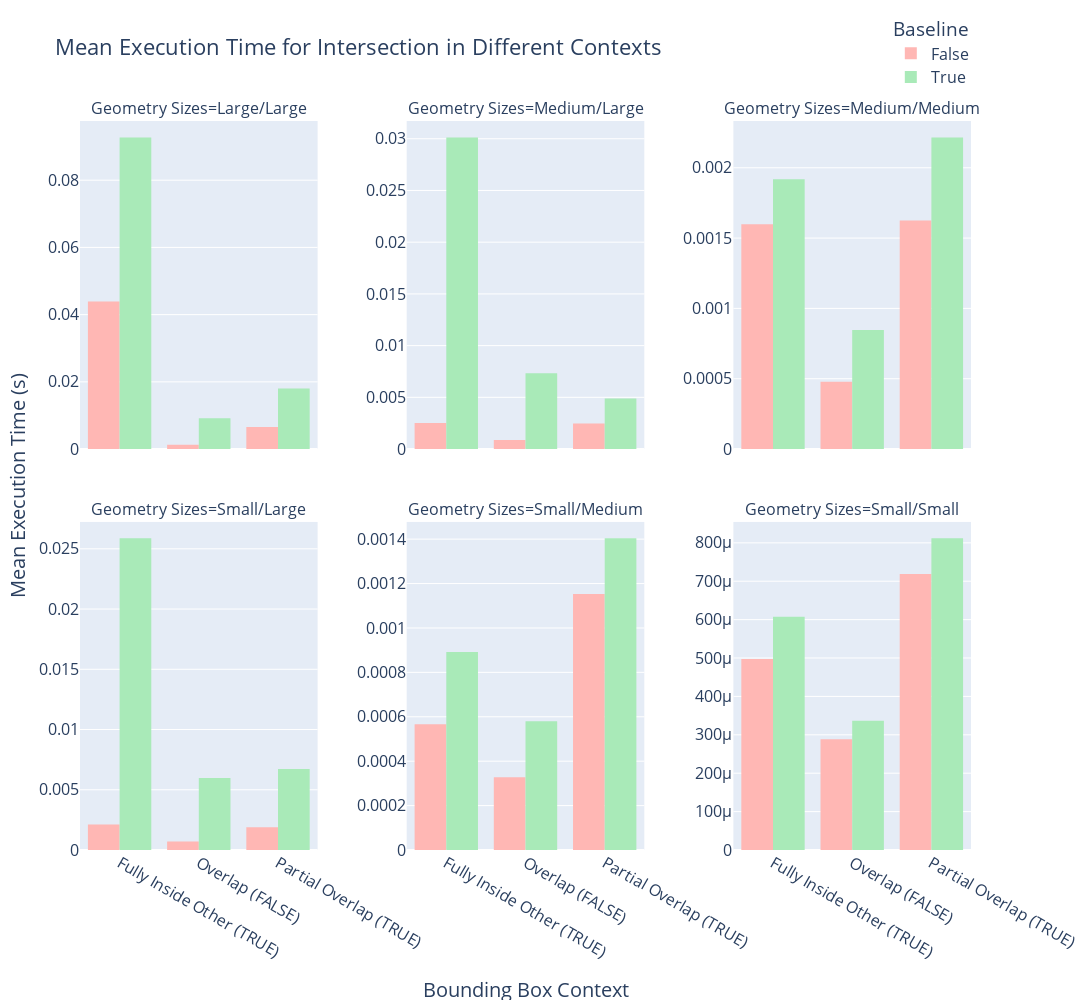

Notebook code for this chart:
### Code cell
total_time_df = stats_df[['context', 'total_time', 'sizes', 'baseline', 'predicate', 'decomp']]
plot_total_time_bars(total_time_df, is_predicate=False, size_cat_excl=[], log_scale=False) #

### Figure 1 — Plotly figure (JSON) as saved in the notebook; plotly's stock layout.template omitted (floating-point values rounded to 4 significant figures)
{"data": [{"alignmentgroup": "True", "bingroup": "x", "histfunc": "avg", "hovertemplate": "Baseline=False<br>Geometry Sizes=Large/Large<br>Context=%{x}<br>avg of total_time=%{y}<extra></extra>", "legendgroup": "False", "marker": {"color": "rgb(255,183,180)", "pattern": {"shape": ""}}, "name": "False", "offsetgroup": "False", "orientation": "v", "showlegend": true, "type": "histogram", "x": ["Fully Inside Other (TRUE)", "Overlap (FALSE)", "Partial Overlap (TRUE)"], "xaxis": "x4", "y": [0.04392, 0.001264, 0.006591], "yaxis": "y4"}, {"alignmentgroup": "True", "bingroup": "x", "histfunc": "avg", "hovertemplate": "Baseline=False<br>Geometry Sizes=Medium/Large<br>Context=%{x}<br>avg of total_time=%{y}<extra></extra>", "legendgroup": "False", "marker": {"color": "rgb(255,183,180)", "pattern": {"shape": ""}}, "name": "False", "offsetgroup": "False", "orientation": "v", "showlegend": false, "type": "histogram", "x": ["Fully Inside Other (TRUE)", "Overlap (FALSE)", "Partial Overlap (TRUE)"], "xaxis": "x5", "y": [0.002511, 0.000863, 0.002474], "yaxis": "y5"}, {"alignmentgroup": "True", "bingroup": "x", "histfunc": "avg", "hovertemplate": "Baseline=False<br>Geometry Sizes=Medium/Medium<br>Context=%{x}<br>avg of total_time=%{y}<extra></extra>", "legendgroup": "False", "marker": {"color": "rgb(255,183,180)", "pattern": {"shape": ""}}, "name": "False", "offsetgroup": "False", "orientation": "v", "showlegend": false, "type": "histogram", "x": ["Fully Inside Other (TRUE)", "Overlap (FALSE)", "Partial Overlap (TRUE)"], "xaxis": "x6", "y": [0.001598, 0.000479, 0.001625], "yaxis": "y6"}, {"alignmentgroup": "True", "bingroup": "x", "histfunc": "avg", "hovertemplate": "Baseline=False<br>Geometry Sizes=Small/Large<br>Context=%{x}<br>avg of total_time=%{y}<extra></extra>", "legendgroup": "False", "marker": {"color": "rgb(255,183,180)", "pattern": {"shape": ""}}, "name": "False", "offsetgroup": "False", "orientation": "v", "showlegend": false, "type": "histogram", "x": ["Fully Inside Other (TRUE)", "Overlap (FALSE)", "Partial Overlap (TRUE)"], "xaxis": "x", "y": [0.002106, 0.0006995, 0.001882], "yaxis": "y"}, {"alignmentgroup": "True", "bingroup": "x", "histfunc": "avg", "hovertemplate": "Baseline=False<br>Geometry Sizes=Small/Medium<br>Context=%{x}<br>avg of total_time=%{y}<extra></extra>", "legendgroup": "False", "marker": {"color": "rgb(255,183,180)", "pattern": {"shape": ""}}, "name": "False", "offsetgroup": "False", "orientation": "v", "showlegend": false, "type": "histogram", "x": ["Fully Inside Other (TRUE)", "Overlap (FALSE)", "Partial Overlap (TRUE)"], "xaxis": "x2", "y": [0.0005667, 0.0003275, 0.001153], "yaxis": "y2"}, {"alignmentgroup": "True", "bingroup": "x", "histfunc": "avg", "hovertemplate": "Baseline=False<br>Geometry Sizes=Small/Small<br>Context=%{x}<br>avg of total_time=%{y}<extra></extra>", "legendgroup": "False", "marker": {"color": "rgb(255,183,180)", "pattern": {"shape": ""}}, "name": "False", "offsetgroup": "False", "orientation": "v", "showlegend": false, "type": "histogram", "x": ["Fully Inside Other (TRUE)", "Overlap (FALSE)", "Partial Overlap (TRUE)"], "xaxis": "x3", "y": [0.0004976, 0.0002882, 0.0007187], "yaxis": "y3"}, {"alignmentgroup": "True", "bingroup": "x", "histfunc": "avg", "hovertemplate": "Baseline=True<br>Geometry Sizes=Large/Large<br>Context=%{x}<br>avg of total_time=%{y}<extra></extra>", "legendgroup": "True", "marker": {"color": "rgb(169,234,184)", "pattern": {"shape": ""}}, "name": "True", "offsetgroup": "True", "orientation": "v", "showlegend": true, "type": "histogram", "x": ["Fully Inside Other (TRUE)", "Overlap (FALSE)", "Partial Overlap (TRUE)"], "xaxis": "x4", "y": [0.09274, 0.0092, 0.01804], "yaxis": "y4"}, {"alignmentgroup": "True", "bingroup": "x", "histfunc": "avg", "hovertemplate": "Baseline=True<br>Geometry Sizes=Medium/Large<br>Context=%{x}<br>avg of total_time=%{y}<extra></extra>", "legendgroup": "True", "marker": {"color": "rgb(169,234,184)", "pattern": {"shape": ""}}, "name": "True", "offsetgroup": "True", "orientation": "v", "showlegend": false, "type": "histogram", "x": ["Fully Inside Other (TRUE)", "Overlap (FALSE)", "Partial Overlap (TRUE)"], "xaxis": "x5", "y": [0.03013, 0.007336, 0.004888], "yaxis": "y5"}, {"alignmentgroup": "True", "bingroup": "x", "histfunc": "avg", "hovertemplate": "Baseline=True<br>Geometry Sizes=Medium/Medium<br>Context=%{x}<br>avg of total_time=%{y}<extra></extra>", "legendgroup": "True", "marker": {"color": "rgb(169,234,184)", "pattern": {"shape": ""}}, "name": "True", "offsetgroup": "True", "orientation": "v", "showlegend": false, "type": "histogram", "x": ["Fully Inside Other (TRUE)", "Overlap (FALSE)", "Partial Overlap (TRUE)"], "xaxis": "x6", "y": [0.001919, 0.0008461, 0.002216], "yaxis": "y6"}, {"alignmentgroup": "True", "bingroup": "x", "histfunc": "avg", "hovertemplate": "Baseline=True<br>Geometry Sizes=Small/Large<br>Context=%{x}<br>avg of total_time=%{y}<extra></extra>", "legendgroup": "True", "marker": {"color": "rgb(169,234,184)", "pattern": {"shape": ""}}, "name": "True", "offsetgroup": "True", "orientation": "v", "showlegend": false, "type": "histogram", "x": ["Fully Inside Other (TRUE)", "Overlap (FALSE)", "Partial Overlap (TRUE)"], "xaxis": "x", "y": [0.02587, 0.005968, 0.006731], "yaxis": "y"}, {"alignmentgroup": "True", "bingroup": "x", "histfunc": "avg", "hovertemplate": "Baseline=True<br>Geometry Sizes=Small/Medium<br>Context=%{x}<br>avg of total_time=%{y}<extra></extra>", "legendgroup": "True", "marker": {"color": "rgb(169,234,184)", "pattern": {"shape": ""}}, "name": "True", "offsetgroup": "True", "orientation": "v", "showlegend": false, "type": "histogram", "x": ["Fully Inside Other (TRUE)", "Overlap (FALSE)", "Partial Overlap (TRUE)"], "xaxis": "x2", "y": [0.0008922, 0.0005796, 0.001404], "yaxis": "y2"}, {"alignmentgroup": "True", "bingroup": "x", "histfunc": "avg", "hovertemplate": "Baseline=True<br>Geometry Sizes=Small/Small<br>Context=%{x}<br>avg of total_time=%{y}<extra></extra>", "legendgroup": "True", "marker": {"color": "rgb(169,234,184)", "pattern": {"shape": ""}}, "name": "True", "offsetgroup": "True", "orientation": "v", "showlegend": false, "type": "histogram", "x": ["Fully Inside Other (TRUE)", "Overlap (FALSE)", "Partial Overlap (TRUE)"], "xaxis": "x3", "y": [0.0006072, 0.0003369, 0.0008117], "yaxis": "y3"}], "layout": {"annotations": [{"font": {"size": 16}, "showarrow": false, "text": "Geometry Sizes=Small/Large", "x": 0.1333, "xanchor": "center", "xref": "paper", "y": 0.45, "yanchor": "bottom", "yref": "paper"}, {"font": {"size": 16}, "showarrow": false, "text": "Geometry Sizes=Small/Medium", "x": 0.5, "xanchor": "center", "xref": "paper", "y": 0.45, "yanchor": "bottom", "yref": "paper"}, {"font": {"size": 16}, "showarrow": false, "text": "Geometry Sizes=Small/Small", "x": 0.8667, "xanchor": "center", "xref": "paper", "y": 0.45, "yanchor": "bottom", "yref": "paper"}, {"font": {"size": 16}, "showarrow": false, "text": "Geometry Sizes=Large/Large", "x": 0.1333, "xanchor": "center", "xref": "paper", "y": 1, "yanchor": "bottom", "yref": "paper"}, {"font": {"size": 16}, "showarrow": false, "text": "Geometry Sizes=Medium/Large", "x": 0.5, "xanchor": "center", "xref": "paper", "y": 1, "yanchor": "bottom", "yref": "paper"}, {"font": {"size": 16}, "showarrow": false, "text": "Geometry Sizes=Medium/Medium", "x": 0.8667, "xanchor": "center", "xref": "paper", "y": 1, "yanchor": "bottom", "yref": "paper"}, {"font": {"size": 20}, "showarrow": false, "text": "Bounding Box Context", "x": 0.5, "xanchor": "center", "xref": "paper", "y": -0.17, "yanchor": "top", "yref": "paper"}, {"font": {"size": 20}, "showarrow": false, "text": "Mean Execution Time (s)", "textangle": -90, "x": -0.07, "xanchor": "center", "xref": "paper", "y": 0.5, "yanchor": "middle", "yref": "paper"}], "barmode": "group", "height": 1000, "legend": {"font": {"size": 16}, "title": {"text": "Baseline"}, "tracegroupgap": 0, "x": 0.91, "xanchor": "left", "y": 1.15, "yanchor": "top"}, "title": {"font": {"size": 22}, "text": "Mean Execution Time for Intersection in Different Contexts", "y": 0.96}, "width": 1200, "xaxis": {"anchor": "y", "domain": [0, 0.2667], "tickfont": {"size": 16}, "title": {"text": ""}}, "xaxis2": {"anchor": "y2", "domain": [0.3667, 0.6333], "matches": "x", "tickfont": {"size": 16}, "title": {"text": ""}}, "xaxis3": {"anchor": "y3", "domain": [0.7333, 1], "matches": "x", "tickfont": {"size": 16}, "title": {"text": ""}}, "xaxis4": {"anchor": "y4", "domain": [0, 0.2667], "matches": "x", "showticklabels": false, "tickfont": {"size": 16}, "title": {"text": ""}}, "xaxis5": {"anchor": "y5", "domain": [0.3667, 0.6333], "matches": "x", "showticklabels": false, "tickfont": {"size": 16}, "title": {"text": ""}}, "xaxis6": {"anchor": "y6", "domain": [0.7333, 1], "matches": "x", "showticklabels": false, "tickfont": {"size": 16}, "title": {"text": ""}}, "yaxis": {"anchor": "x", "domain": [0, 0.45], "showticklabels": true, "tickfont": {"size": 16}, "title": {"text": ""}}, "yaxis2": {"anchor": "x2", "domain": [0, 0.45], "showticklabels": true, "tickfont": {"size": 16}, "title": {"text": ""}}, "yaxis3": {"anchor": "x3", "domain": [0, 0.45], "showticklabels": true, "tickfont": {"size": 16}, "title": {"text": ""}}, "yaxis4": {"anchor": "x4", "domain": [0.55, 1], "showticklabels": true, "tickfont": {"size": 16}, "title": {"text": ""}}, "yaxis5": {"anchor": "x5", "domain": [0.55, 1], "showticklabels": true, "tickfont": {"size": 16}, "title": {"text": ""}}, "yaxis6": {"anchor": "x6", "domain": [0.55, 1], "showticklabels": true, "tickfont": {"size": 16}, "title": {"text": ""}}}}
